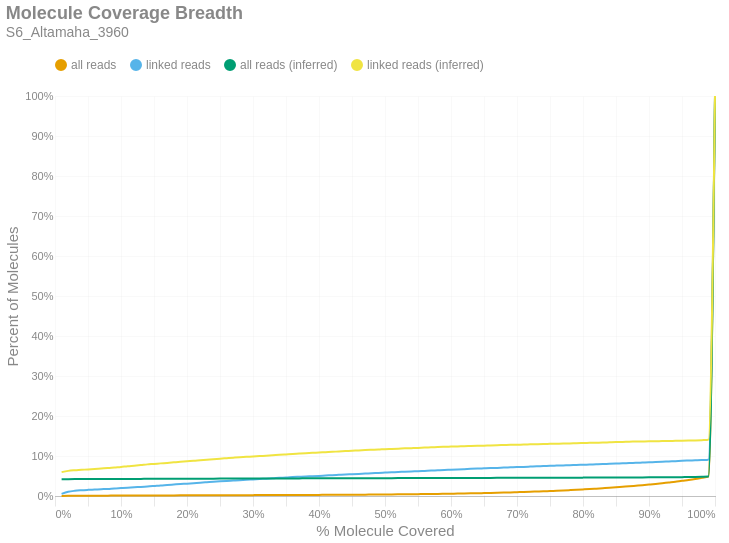

Notebook cell for this chart:
### Markdown cell above
### Molecule Read Coverage
This chart shows molecule coverage breadth as computed by the number of bases aligned to that molecule. In other words, "*how much of each unique long molecule is actually sequenced/aligned?*" Keep in mind there is a distinction between sequences and alignments, since some sequences belonging to a particular molecule may not align well and wouldn't appear in the alignment data. This chart also shows molecule coverage breadth as computed by the *inferred fragment* from which the aligned sequences originate. Unlike read coverage, this calculation takes into account the total insert size, including unsequenced gaps between the forward and reverse reads. Like the previous figures, these are cumulative percents.

### Code cell
if SKIPLR:
    print_html(f"Skipped")
else:
    binned_df = consolidated_hist(valids['coverage_bp'], mask, 0.01, True)
    binned_df_inf = consolidated_hist(valids['coverage_inserts'], mask, 0.01, True)
    binned_df = binned_df.with_columns(pl.lit(binned_df_inf['all reads (cumsum)']).alias('all reads (inferred)'))
    binned_df = binned_df.with_columns(pl.lit(binned_df_inf['linked reads (cumsum)']).alias('linked reads (inferred)'))
    binned_df = binned_df.with_columns(
        (pl.col('bin').cast(pl.Float64) + 0.01).alias('right_edge')
    )

    with SafeRender(binned_df):
        (
            density_plot(binned_df, 'Molecule Coverage Breadth', samplename, 'molcov', ['all reads (inferred)','linked reads (inferred)'])
            .encode(
                #x=alt.X('bin:Q', title="% Molecule Covered").axis(format = '%').scale(padding=0),
                x=alt.X('right_edge:Q', title="% Molecule Covered").axis(format='%').scale(padding=0),
                y=alt.Y('value:Q', title='Percent of Molecules')
                    .axis(format='%')
                    .stack(False)
                    .scale(domainMin=0, padding=0),
                color=alt.Color("key:N").scale(domain = ["all reads", "linked reads", "all reads (inferred)", "linked reads (inferred)"]),
                tooltip = [
                    alt.Tooltip("key:N", title = "Data Type"),
                    alt.Tooltip("range_label:N", title="% Molecule Covered"),
                    alt.Tooltip("value:Q", format = ".2%", title="% Molecules")
                ]
            )
        ).display()

### Figure 1 — Vega-Lite specification as saved in the notebook (floating-point values rounded to 4 significant figures)
{"width": "container", "height": 400, "config": {"title": {"anchor": "start", "dy": -15, "fontSize": 18, "color": "#888888", "subtitleColor": "#888888", "subtitleFontSize": 14}, "arc": {"fill": "#0072B2"}, "axis": {"domainColor": "#888888", "domainWidth": 0.5, "gridWidth": 0.2, "grid": false, "titleFontWeight": 400, "titleFontSize": 15, "labelFontSize": 11, "labelColor": "#888888", "tickColor": "#888888", "tickWidth": 0.2, "titleColor": "#888888"}, "axisBand": {"grid": false}, "axisX": {"grid": true, "tickSize": 10, "domainCap": "round"}, "axisY": {"domain": false, "grid": true, "tickSize": 0, "domainCap": "round"}, "background": "transparent", "header": {"labelFontSize": 15, "labelColor": "#888888", "titleFontSize": 15, "titleFontWeight": 600, "titleColor": "#888888"}, "legend": {"labelFont": "sans-serif", "labelFontSize": 12, "labelColor": "#888888", "symbolSize": 100, "symbolType": "circle", "titleFontSize": 12, "titlePadding": 10, "titleColor": "#888888", "title": null, "orient": "top"}, "range": {"category": ["#E69F00", "#56B4E9", "#009E73", "#F0E442", "#0072B2", "#D55E00", "#CC79A7", "#000000"], "diverging": ["#cfe8f3", "#a2d4ec", "#73bfe2", "#46abdb", "#1696d2", "#12719e"]}, "area": {"fill": "#0072B2", "fillOpacity": 0.7, "line": true, "strokeOpacity": 0.7}, "line": {"color": "#0072B2", "stroke": "#0072B2", "strokeWidth": 2}, "trail": {"color": "#0072B2", "stroke": "#0072B2", "strokeWidth": 0, "size": 1}, "point": {"filled": true, "fillOpacity": 1.0, "size": 95}, "text": {"color": "#888888", "fontSize": 11, "align": "right", "fontWeight": 400, "size": 11}, "bar": {"fill": "#0072B2", "stroke": null}, "view": {"stroke": null, "continuousWidth": 660, "continuousHeight": 400}}, "data": {"name": "data-95c84f249f303ee76fe8c4cdefc49c6d"}, "mark": {"type": "line", "interpolate": "monotone", "point": {"opacity": 0, "size": 275}}, "encoding": {"color": {"field": "key", "scale": {"domain": ["all reads", "linked reads", "all reads (inferred)", "linked reads (inferred)"]}, "type": "nominal"}, "tooltip": [{"field": "key", "title": "Data Type", "type": "nominal"}, {"field": "range_label", "title": "% Molecule Covered", "type": "nominal"}, {"field": "value", "format": ".2%", "title": "% Molecules", "type": "quantitative"}], "x": {"axis": {"format": "%"}, "field": "right_edge", "scale": {"padding": 0}, "title": "% Molecule Covered", "type": "quantitative"}, "y": {"axis": {"format": "%"}, "field": "value", "scale": {"domainMin": 0, "padding": 0}, "stack": false, "title": "Percent of Molecules", "type": "quantitative"}}, "params": [{"name": "param_c36ac31b6afebe62", "select": {"type": "point", "fields": ["key"]}, "bind": "legend"}], "title": {"text": "Molecule Coverage Breadth", "subtitle": "S6_Altamaha_3960"}, "transform": [{"fold": ["all reads (cumsum)", "linked reads (cumsum)", "all reads (inferred)", "linked reads (inferred)"]}, {"calculate": "replace(datum.key, ' (cumsum)', '')", "as": "key"}, {"filter": {"param": "param_c36ac31b6afebe62"}}], "usermeta": {"embedOptions": {"downloadFileName": "S6_Altamaha_3960.molcov"}}, "$schema": "https://vega.github.io/schema/vega-lite/v6.1.0.json", "datasets": {"data-95c84f249f303ee76fe8c4cdefc49c6d": [{"bin": "0.0", "interval": "0.0-0.01", "all reads": 0.0002585, "linked reads": 0.005263, "all reads (cumsum)": 0.0002585, "linked reads (cumsum)": 0.005263, "range_label": "0.0-0.01", "all reads (inferred)": 0.04202, "linked reads (inferred)": 0.05966, "right_edge": 0.01}, {"bin": "0.01", "interval": "0.01-0.02", "all reads": 0.0002521, "linked reads": 0.005263, "all reads (cumsum)": 0.0005106, "linked reads (cumsum)": 0.01053, "range_label": "0.01-0.02", "all reads (inferred)": 0.04215, "linked reads (inferred)": 0.06283, "right_edge": 0.02}, {"bin": "0.02", "interval": "0.02-0.03", "all reads": 0.0001255, "linked reads": 0.00248, "all reads (cumsum)": 0.0006362, "linked reads (cumsum)": 0.01301, "range_label": "0.02-0.03", "all reads (inferred)": 0.04221, "linked reads (inferred)": 0.06434, "right_edge": 0.03}, {"bin": "0.03", "interval": "0.03-0.04", "all reads": 7.913e-05, "linked reads": 0.00135, "all reads (cumsum)": 0.0007153, "linked reads (cumsum)": 0.01436, "range_label": "0.03-0.04", "all reads (inferred)": 0.04226, "linked reads (inferred)": 0.06536, "right_edge": 0.04}, {"bin": "0.04", "interval": "0.04-0.05", "all reads": 6.436e-05, "linked reads": 0.0009645, "all reads (cumsum)": 0.0007796, "linked reads (cumsum)": 0.01532, "range_label": "0.04-0.05", "all reads (inferred)": 0.04232, "linked reads (inferred)": 0.06655, "right_edge": 0.05}, {"bin": "0.05", "interval": "0.05-0.06", "all reads": 5.908e-05, "linked reads": 0.0007991, "all reads (cumsum)": 0.0008387, "linked reads (cumsum)": 0.01612, "range_label": "0.05-0.06", "all reads (inferred)": 0.04237, "linked reads (inferred)": 0.06754, "right_edge": 0.06}, {"bin": "0.06", "interval": "0.06-0.07", "all reads": 4.537e-05, "linked reads": 0.0008267, "all reads (cumsum)": 0.0008841, "linked reads (cumsum)": 0.01695, "range_label": "0.06-0.07", "all reads (inferred)": 0.04242, "linked reads (inferred)": 0.06873, "right_edge": 0.07}, {"bin": "0.07", "interval": "0.07-0.08", "all reads": 5.064e-05, "linked reads": 0.000744, "all reads (cumsum)": 0.0009347, "linked reads (cumsum)": 0.01769, "range_label": "0.07-0.08", "all reads (inferred)": 0.04247, "linked reads (inferred)": 0.0698, "right_edge": 0.08}, {"bin": "0.08", "interval": "0.08-0.09", "all reads": 7.174e-05, "linked reads": 0.001323, "all reads (cumsum)": 0.001006, "linked reads (cumsum)": 0.01901, "range_label": "0.08-0.09", "all reads (inferred)": 0.04254, "linked reads (inferred)": 0.0714, "right_edge": 0.09}, {"bin": "0.09", "interval": "0.09-0.1", "all reads": 5.275e-05, "linked reads": 0.0008543, "all reads (cumsum)": 0.001059, "linked reads (cumsum)": 0.01987, "range_label": "0.09-0.1", "all reads (inferred)": 0.0426, "linked reads (inferred)": 0.07278, "right_edge": 0.1}, {"bin": "0.1", "interval": "0.1-0.11", "all reads": 5.803e-05, "linked reads": 0.0008818, "all reads (cumsum)": 0.001117, "linked reads (cumsum)": 0.02075, "range_label": "0.1-0.11", "all reads (inferred)": 0.04267, "linked reads (inferred)": 0.07451, "right_edge": 0.11}, {"bin": "0.11", "interval": "0.11-0.12", "all reads": 5.486e-05, "linked reads": 0.001047, "all reads (cumsum)": 0.001172, "linked reads (cumsum)": 0.0218, "range_label": "0.11-0.12", "all reads (inferred)": 0.04273, "linked reads (inferred)": 0.07586, "right_edge": 0.12}, {"bin": "0.12", "interval": "0.12-0.13", "all reads": 4.537e-05, "linked reads": 0.0008267, "all reads (cumsum)": 0.001217, "linked reads (cumsum)": 0.02262, "range_label": "0.12-0.13", "all reads (inferred)": 0.0428, "linked reads (inferred)": 0.07735, "right_edge": 0.13}, {"bin": "0.13", "interval": "0.13-0.14", "all reads": 5.486e-05, "linked reads": 0.00102, "all reads (cumsum)": 0.001272, "linked reads (cumsum)": 0.02364, "range_label": "0.13-0.14", "all reads (inferred)": 0.04287, "linked reads (inferred)": 0.07906, "right_edge": 0.14}, {"bin": "0.14", "interval": "0.14-0.15", "all reads": 6.541e-05, "linked reads": 0.001378, "all reads (cumsum)": 0.001338, "linked reads (cumsum)": 0.02502, "range_label": "0.14-0.15", "all reads (inferred)": 0.04292, "linked reads (inferred)": 0.08019, "right_edge": 0.15}, {"bin": "0.15", "interval": "0.15-0.16", "all reads": 7.174e-05, "linked reads": 0.001488, "all reads (cumsum)": 0.001409, "linked reads (cumsum)": 0.02651, "range_label": "0.15-0.16", "all reads (inferred)": 0.04298, "linked reads (inferred)": 0.08157, "right_edge": 0.16}, {"bin": "0.16", "interval": "0.16-0.17", "all reads": 5.592e-05, "linked reads": 0.001047, "all reads (cumsum)": 0.001465, "linked reads (cumsum)": 0.02756, "range_label": "0.16-0.17", "all reads (inferred)": 0.04302, "linked reads (inferred)": 0.08272, "right_edge": 0.17}, {"bin": "0.17", "interval": "0.17-0.18", "all reads": 5.275e-05, "linked reads": 0.001185, "all reads (cumsum)": 0.001518, "linked reads (cumsum)": 0.02874, "range_label": "0.17-0.18", "all reads (inferred)": 0.04308, "linked reads (inferred)": 0.08416, "right_edge": 0.18}, {"bin": "0.18", "interval": "0.18-0.19", "all reads": 5.803e-05, "linked reads": 0.001185, "all reads (cumsum)": 0.001576, "linked reads (cumsum)": 0.02993, "range_label": "0.18-0.19", "all reads (inferred)": 0.04314, "linked reads (inferred)": 0.08559, "right_edge": 0.19}, {"bin": "0.19", "interval": "0.19-0.2", "all reads": 5.064e-05, "linked reads": 0.000992, "all reads (cumsum)": 0.001627, "linked reads (cumsum)": 0.03092, "range_label": "0.19-0.2", "all reads (inferred)": 0.0432, "linked reads (inferred)": 0.08689, "right_edge": 0.2}, {"bin": "0.2", "interval": "0.2-0.21", "all reads": 5.803e-05, "linked reads": 0.00113, "all reads (cumsum)": 0.001685, "linked reads (cumsum)": 0.03205, "range_label": "0.2-0.21", "all reads (inferred)": 0.04324, "linked reads (inferred)": 0.08796, "right_edge": 0.21}, {"bin": "0.21", "interval": "0.21-0.22", "all reads": 5.803e-05, "linked reads": 0.001212, "all reads (cumsum)": 0.001743, "linked reads (cumsum)": 0.03326, "range_label": "0.21-0.22", "all reads (inferred)": 0.04331, "linked reads (inferred)": 0.08945, "right_edge": 0.22}, {"bin": "0.22", "interval": "0.22-0.23", "all reads": 5.275e-05, "linked reads": 0.001075, "all reads (cumsum)": 0.001796, "linked reads (cumsum)": 0.03434, "range_label": "0.22-0.23", "all reads (inferred)": 0.04337, "linked reads (inferred)": 0.09077, "right_edge": 0.23}, {"bin": "0.23", "interval": "0.23-0.24", "all reads": 5.908e-05, "linked reads": 0.001047, "all reads (cumsum)": 0.001855, "linked reads (cumsum)": 0.03538, "range_label": "0.23-0.24", "all reads (inferred)": 0.04342, "linked reads (inferred)": 0.0919, "right_edge": 0.24}, {"bin": "0.24", "interval": "0.24-0.25", "all reads": 5.697e-05, "linked reads": 0.00124, "all reads (cumsum)": 0.001912, "linked reads (cumsum)": 0.03662, "range_label": "0.24-0.25", "all reads (inferred)": 0.04347, "linked reads (inferred)": 0.09331, "right_edge": 0.25}, {"bin": "0.25", "interval": "0.25-0.26", "all reads": 5.17e-05, "linked reads": 0.00102, "all reads (cumsum)": 0.001963, "linked reads (cumsum)": 0.03764, "range_label": "0.25-0.26", "all reads (inferred)": 0.04352, "linked reads (inferred)": 0.09449, "right_edge": 0.26}, {"bin": "0.26", "interval": "0.26-0.27", "all reads": 4.853e-05, "linked reads": 0.0008818, "all reads (cumsum)": 0.002012, "linked reads (cumsum)": 0.03852, "range_label": "0.26-0.27", "all reads (inferred)": 0.04358, "linked reads (inferred)": 0.09568, "right_edge": 0.27}, {"bin": "0.27", "interval": "0.27-0.28", "all reads": 5.486e-05, "linked reads": 0.0009094, "all reads (cumsum)": 0.002067, "linked reads (cumsum)": 0.03943, "range_label": "0.27-0.28", "all reads (inferred)": 0.04363, "linked reads (inferred)": 0.09683, "right_edge": 0.28}, {"bin": "0.28", "interval": "0.28-0.29", "all reads": 6.014e-05, "linked reads": 0.001102, "all reads (cumsum)": 0.002127, "linked reads (cumsum)": 0.04054, "range_label": "0.28-0.29", "all reads (inferred)": 0.04368, "linked reads (inferred)": 0.09785, "right_edge": 0.29}, {"bin": "0.29", "interval": "0.29-0.3", "all reads": 5.592e-05, "linked reads": 0.0008543, "all reads (cumsum)": 0.002183, "linked reads (cumsum)": 0.04139, "range_label": "0.29-0.3", "all reads (inferred)": 0.04372, "linked reads (inferred)": 0.09874, "right_edge": 0.3}, {"bin": "0.3", "interval": "0.3-0.31", "all reads": 4.748e-05, "linked reads": 0.0009369, "all reads (cumsum)": 0.00223, "linked reads (cumsum)": 0.04233, "range_label": "0.3-0.31", "all reads (inferred)": 0.04376, "linked reads (inferred)": 0.09978, "right_edge": 0.31}, {"bin": "0.31", "interval": "0.31-0.32", "all reads": 6.541e-05, "linked reads": 0.001102, "all reads (cumsum)": 0.002296, "linked reads (cumsum)": 0.04343, "range_label": "0.31-0.32", "all reads (inferred)": 0.0438, "linked reads (inferred)": 0.1007, "right_edge": 0.32}, {"bin": "0.32", "interval": "0.32-0.33", "all reads": 5.486e-05, "linked reads": 0.0008818, "all reads (cumsum)": 0.002351, "linked reads (cumsum)": 0.04431, "range_label": "0.32-0.33", "all reads (inferred)": 0.04385, "linked reads (inferred)": 0.1018, "right_edge": 0.33}, {"bin": "0.33", "interval": "0.33-0.34", "all reads": 6.541e-05, "linked reads": 0.001157, "all reads (cumsum)": 0.002416, "linked reads (cumsum)": 0.04547, "range_label": "0.33-0.34", "all reads (inferred)": 0.0439, "linked reads (inferred)": 0.1029, "right_edge": 0.34}, {"bin": "0.34", "interval": "0.34-0.35", "all reads": 5.064e-05, "linked reads": 0.0006889, "all reads (cumsum)": 0.002467, "linked reads (cumsum)": 0.04616, "range_label": "0.34-0.35", "all reads (inferred)": 0.04395, "linked reads (inferred)": 0.1039, "right_edge": 0.35}, {"bin": "0.35", "interval": "0.35-0.36", "all reads": 6.225e-05, "linked reads": 0.001075, "all reads (cumsum)": 0.002529, "linked reads (cumsum)": 0.04723, "range_label": "0.35-0.36", "all reads (inferred)": 0.04399, "linked reads (inferred)": 0.1048, "right_edge": 0.36}, {"bin": "0.36", "interval": "0.36-0.37", "all reads": 5.275e-05, "linked reads": 0.0008267, "all reads (cumsum)": 0.002582, "linked reads (cumsum)": 0.04806, "range_label": "0.36-0.37", "all reads (inferred)": 0.04404, "linked reads (inferred)": 0.106, "right_edge": 0.37}, {"bin": "0.37", "interval": "0.37-0.38", "all reads": 6.647e-05, "linked reads": 0.0007991, "all reads (cumsum)": 0.002648, "linked reads (cumsum)": 0.04886, "range_label": "0.37-0.38", "all reads (inferred)": 0.0441, "linked reads (inferred)": 0.1071, "right_edge": 0.38}, {"bin": "0.38", "interval": "0.38-0.39", "all reads": 6.119e-05, "linked reads": 0.0006062, "all reads (cumsum)": 0.002709, "linked reads (cumsum)": 0.04946, "range_label": "0.38-0.39", "all reads (inferred)": 0.04414, "linked reads (inferred)": 0.108, "right_edge": 0.39}, {"bin": "0.39", "interval": "0.39-0.4", "all reads": 7.069e-05, "linked reads": 0.000744, "all reads (cumsum)": 0.00278, "linked reads (cumsum)": 0.05021, "range_label": "0.39-0.4", "all reads (inferred)": 0.04418, "linked reads (inferred)": 0.1088, "right_edge": 0.4}, {"bin": "0.4", "interval": "0.4-0.41", "all reads": 8.124e-05, "linked reads": 0.0009369, "all reads (cumsum)": 0.002861, "linked reads (cumsum)": 0.05114, "range_label": "0.4-0.41", "all reads (inferred)": 0.04424, "linked reads (inferred)": 0.1096, "right_edge": 0.41}, {"bin": "0.41", "interval": "0.41-0.42", "all reads": 8.44e-05, "linked reads": 0.0008818, "all reads (cumsum)": 0.002946, "linked reads (cumsum)": 0.05203, "range_label": "0.41-0.42", "all reads (inferred)": 0.04428, "linked reads (inferred)": 0.1104, "right_edge": 0.42}, {"bin": "0.42", "interval": "0.42-0.43", "all reads": 9.495e-05, "linked reads": 0.0009369, "all reads (cumsum)": 0.003041, "linked reads (cumsum)": 0.05296, "range_label": "0.42-0.43", "all reads (inferred)": 0.04433, "linked reads (inferred)": 0.1114, "right_edge": 0.43}, {"bin": "0.43", "interval": "0.43-0.44", "all reads": 7.28e-05, "linked reads": 0.0009369, "all reads (cumsum)": 0.003113, "linked reads (cumsum)": 0.0539, "range_label": "0.43-0.44", "all reads (inferred)": 0.04437, "linked reads (inferred)": 0.1123, "right_edge": 0.44}, {"bin": "0.44", "interval": "0.44-0.45", "all reads": 8.546e-05, "linked reads": 0.0006338, "all reads (cumsum)": 0.003199, "linked reads (cumsum)": 0.05453, "range_label": "0.44-0.45", "all reads (inferred)": 0.04441, "linked reads (inferred)": 0.1131, "right_edge": 0.45}, {"bin": "0.45", "interval": "0.45-0.46", "all reads": 0.0001097, "linked reads": 0.0007165, "all reads (cumsum)": 0.003308, "linked reads (cumsum)": 0.05525, "range_label": "0.45-0.46", "all reads (inferred)": 0.04446, "linked reads (inferred)": 0.114, "right_edge": 0.46}, {"bin": "0.46", "interval": "0.46-0.47", "all reads": 0.000115, "linked reads": 0.0008267, "all reads (cumsum)": 0.003423, "linked reads (cumsum)": 0.05608, "range_label": "0.46-0.47", "all reads (inferred)": 0.0445, "linked reads (inferred)": 0.1148, "right_edge": 0.47}, {"bin": "0.47", "interval": "0.47-0.48", "all reads": 0.0001087, "linked reads": 0.000744, "all reads (cumsum)": 0.003532, "linked reads (cumsum)": 0.05682, "range_label": "0.47-0.48", "all reads (inferred)": 0.04454, "linked reads (inferred)": 0.1155, "right_edge": 0.48}, {"bin": "0.48", "interval": "0.48-0.49", "all reads": 0.0001277, "linked reads": 0.0009369, "all reads (cumsum)": 0.00366, "linked reads (cumsum)": 0.05776, "range_label": "0.48-0.49", "all reads (inferred)": 0.04458, "linked reads (inferred)": 0.1161, "right_edge": 0.49}, {"bin": "0.49", "interval": "0.49-0.5", "all reads": 0.0001488, "linked reads": 0.0007991, "all reads (cumsum)": 0.003809, "linked reads (cumsum)": 0.05856, "range_label": "0.49-0.5", "all reads (inferred)": 0.04464, "linked reads (inferred)": 0.1172, "right_edge": 0.5}, {"bin": "0.5", "interval": "0.5-0.51", "all reads": 0.0001414, "linked reads": 0.0007991, "all reads (cumsum)": 0.00395, "linked reads (cumsum)": 0.05936, "range_label": "0.5-0.51", "all reads (inferred)": 0.04468, "linked reads (inferred)": 0.1178, "right_edge": 0.51}, {"bin": "0.51", "interval": "0.51-0.52", "all reads": 0.0001551, "linked reads": 0.0006062, "all reads (cumsum)": 0.004105, "linked reads (cumsum)": 0.05996, "range_label": "0.51-0.52", "all reads (inferred)": 0.04472, "linked reads (inferred)": 0.1184, "right_edge": 0.52}, {"bin": "0.52", "interval": "0.52-0.53", "all reads": 0.0001604, "linked reads": 0.0008818, "all reads (cumsum)": 0.004265, "linked reads (cumsum)": 0.06084, "range_label": "0.52-0.53", "all reads (inferred)": 0.04476, "linked reads (inferred)": 0.1191, "right_edge": 0.53}, {"bin": "0.53", "interval": "0.53-0.54", "all reads": 0.0001878, "linked reads": 0.0006889, "all reads (cumsum)": 0.004453, "linked reads (cumsum)": 0.06153, "range_label": "0.53-0.54", "all reads (inferred)": 0.0448, "linked reads (inferred)": 0.1197, "right_edge": 0.54}, {"bin": "0.54", "interval": "0.54-0.55", "all reads": 0.0001699, "linked reads": 0.0004685, "all reads (cumsum)": 0.004623, "linked reads (cumsum)": 0.062, "range_label": "0.54-0.55", "all reads (inferred)": 0.04484, "linked reads (inferred)": 0.1202, "right_edge": 0.55}, {"bin": "0.55", "interval": "0.55-0.56", "all reads": 0.0001751, "linked reads": 0.0007991, "all reads (cumsum)": 0.004798, "linked reads (cumsum)": 0.0628, "range_label": "0.55-0.56", "all reads (inferred)": 0.04489, "linked reads (inferred)": 0.1211, "right_edge": 0.56}, {"bin": "0.56", "interval": "0.56-0.57", "all reads": 0.000192, "linked reads": 0.0007716, "all reads (cumsum)": 0.00499, "linked reads (cumsum)": 0.06357, "range_label": "0.56-0.57", "all reads (inferred)": 0.04493, "linked reads (inferred)": 0.1217, "right_edge": 0.57}, {"bin": "0.57", "interval": "0.57-0.58", "all reads": 0.0002363, "linked reads": 0.0008267, "all reads (cumsum)": 0.005226, "linked reads (cumsum)": 0.0644, "range_label": "0.57-0.58", "all reads (inferred)": 0.04498, "linked reads (inferred)": 0.1225, "right_edge": 0.58}, {"bin": "0.58", "interval": "0.58-0.59", "all reads": 0.0002521, "linked reads": 0.0007991, "all reads (cumsum)": 0.005479, "linked reads (cumsum)": 0.0652, "range_label": "0.58-0.59", "all reads (inferred)": 0.04502, "linked reads (inferred)": 0.123, "right_edge": 0.59}, {"bin": "0.59", "interval": "0.59-0.6", "all reads": 0.0002722, "linked reads": 0.0004685, "all reads (cumsum)": 0.005751, "linked reads (cumsum)": 0.06567, "range_label": "0.59-0.6", "all reads (inferred)": 0.04505, "linked reads (inferred)": 0.1235, "right_edge": 0.6}, {"bin": "0.6", "interval": "0.6-0.61", "all reads": 0.000268, "linked reads": 0.0006338, "all reads (cumsum)": 0.006019, "linked reads (cumsum)": 0.0663, "range_label": "0.6-0.61", "all reads (inferred)": 0.04509, "linked reads (inferred)": 0.1239, "right_edge": 0.61}, {"bin": "0.61", "interval": "0.61-0.62", "all reads": 0.0002933, "linked reads": 0.000744, "all reads (cumsum)": 0.006312, "linked reads (cumsum)": 0.06705, "range_label": "0.61-0.62", "all reads (inferred)": 0.04514, "linked reads (inferred)": 0.1246, "right_edge": 0.62}, {"bin": "0.62", "interval": "0.62-0.63", "all reads": 0.0002986, "linked reads": 0.0007991, "all reads (cumsum)": 0.006611, "linked reads (cumsum)": 0.06784, "range_label": "0.62-0.63", "all reads (inferred)": 0.04516, "linked reads (inferred)": 0.125, "right_edge": 0.63}, {"bin": "0.63", "interval": "0.63-0.64", "all reads": 0.0003281, "linked reads": 0.0006889, "all reads (cumsum)": 0.006939, "linked reads (cumsum)": 0.06853, "range_label": "0.63-0.64", "all reads (inferred)": 0.04521, "linked reads (inferred)": 0.1254, "right_edge": 0.64}, {"bin": "0.64", "interval": "0.64-0.65", "all reads": 0.0003893, "linked reads": 0.0005787, "all reads (cumsum)": 0.007328, "linked reads (cumsum)": 0.06911, "range_label": "0.64-0.65", "all reads (inferred)": 0.04525, "linked reads (inferred)": 0.1259, "right_edge": 0.65}, {"bin": "0.65", "interval": "0.65-0.66", "all reads": 0.0003893, "linked reads": 0.0005787, "all reads (cumsum)": 0.007717, "linked reads (cumsum)": 0.06969, "range_label": "0.65-0.66", "all reads (inferred)": 0.04531, "linked reads (inferred)": 0.1265, "right_edge": 0.66}, {"bin": "0.66", "interval": "0.66-0.67", "all reads": 0.0004146, "linked reads": 0.0005511, "all reads (cumsum)": 0.008132, "linked reads (cumsum)": 0.07024, "range_label": "0.66-0.67", "all reads (inferred)": 0.04534, "linked reads (inferred)": 0.127, "right_edge": 0.67}, {"bin": "0.67", "interval": "0.67-0.68", "all reads": 0.0004273, "linked reads": 0.0007165, "all reads (cumsum)": 0.008559, "linked reads (cumsum)": 0.07096, "range_label": "0.67-0.68", "all reads (inferred)": 0.04539, "linked reads (inferred)": 0.1274, "right_edge": 0.68}, {"bin": "0.68", "interval": "0.68-0.69", "all reads": 0.0004621, "linked reads": 0.0006338, "all reads (cumsum)": 0.009021, "linked reads (cumsum)": 0.07159, "range_label": "0.68-0.69", "all reads (inferred)": 0.04543, "linked reads (inferred)": 0.1278, "right_edge": 0.69}, {"bin": "0.69", "interval": "0.69-0.7", "all reads": 0.0005022, "linked reads": 0.0006614, "all reads (cumsum)": 0.009524, "linked reads (cumsum)": 0.07225, "range_label": "0.69-0.7", "all reads (inferred)": 0.04547, "linked reads (inferred)": 0.1281, "right_edge": 0.7}, {"bin": "0.7", "interval": "0.7-0.71", "all reads": 0.0004937, "linked reads": 0.0005511, "all reads (cumsum)": 0.01002, "linked reads (cumsum)": 0.0728, "range_label": "0.7-0.71", "all reads (inferred)": 0.04553, "linked reads (inferred)": 0.1287, "right_edge": 0.71}, {"bin": "0.71", "interval": "0.71-0.72", "all reads": 0.0005444, "linked reads": 0.0007165, "all reads (cumsum)": 0.01056, "linked reads (cumsum)": 0.07352, "range_label": "0.71-0.72", "all reads (inferred)": 0.04557, "linked reads (inferred)": 0.1291, "right_edge": 0.72}, {"bin": "0.72", "interval": "0.72-0.73", "all reads": 0.000594, "linked reads": 0.000744, "all reads (cumsum)": 0.01116, "linked reads (cumsum)": 0.07426, "range_label": "0.72-0.73", "all reads (inferred)": 0.04561, "linked reads (inferred)": 0.1296, "right_edge": 0.73}, {"bin": "0.73", "interval": "0.73-0.74", "all reads": 0.0005982, "linked reads": 0.0005511, "all reads (cumsum)": 0.01175, "linked reads (cumsum)": 0.07482, "range_label": "0.73-0.74", "all reads (inferred)": 0.04565, "linked reads (inferred)": 0.13, "right_edge": 0.74}, {"bin": "0.74", "interval": "0.74-0.75", "all reads": 0.0007237, "linked reads": 0.000744, "all reads (cumsum)": 0.01248, "linked reads (cumsum)": 0.07556, "range_label": "0.74-0.75", "all reads (inferred)": 0.04569, "linked reads (inferred)": 0.1304, "right_edge": 0.75}, {"bin": "0.75", "interval": "0.75-0.76", "all reads": 0.0006784, "linked reads": 0.000496, "all reads (cumsum)": 0.01316, "linked reads (cumsum)": 0.07606, "range_label": "0.75-0.76", "all reads (inferred)": 0.04573, "linked reads (inferred)": 0.1308, "right_edge": 0.76}, {"bin": "0.76", "interval": "0.76-0.77", "all reads": 0.0007491, "linked reads": 0.000496, "all reads (cumsum)": 0.0139, "linked reads (cumsum)": 0.07655, "range_label": "0.76-0.77", "all reads (inferred)": 0.04577, "linked reads (inferred)": 0.1312, "right_edge": 0.77}, {"bin": "0.77", "interval": "0.77-0.78", "all reads": 0.0008071, "linked reads": 0.0003307, "all reads (cumsum)": 0.01471, "linked reads (cumsum)": 0.07688, "range_label": "0.77-0.78", "all reads (inferred)": 0.04582, "linked reads (inferred)": 0.1314, "right_edge": 0.78}, {"bin": "0.78", "interval": "0.78-0.79", "all reads": 0.0008313, "linked reads": 0.0007716, "all reads (cumsum)": 0.01554, "linked reads (cumsum)": 0.07765, "range_label": "0.78-0.79", "all reads (inferred)": 0.04588, "linked reads (inferred)": 0.1321, "right_edge": 0.79}, {"bin": "0.79", "interval": "0.79-0.8", "all reads": 0.0009041, "linked reads": 0.0004685, "all reads (cumsum)": 0.01645, "linked reads (cumsum)": 0.07812, "range_label": "0.79-0.8", "all reads (inferred)": 0.04594, "linked reads (inferred)": 0.1325, "right_edge": 0.8}, {"bin": "0.8", "interval": "0.8-0.81", "all reads": 0.0009379, "linked reads": 0.0005787, "all reads (cumsum)": 0.01739, "linked reads (cumsum)": 0.0787, "range_label": "0.8-0.81", "all reads (inferred)": 0.04599, "linked reads (inferred)": 0.1328, "right_edge": 0.81}, {"bin": "0.81", "interval": "0.81-0.82", "all reads": 0.001038, "linked reads": 0.0005236, "all reads (cumsum)": 0.01842, "linked reads (cumsum)": 0.07923, "range_label": "0.81-0.82", "all reads (inferred)": 0.04605, "linked reads (inferred)": 0.1332, "right_edge": 0.82}, {"bin": "0.82", "interval": "0.82-0.83", "all reads": 0.001056, "linked reads": 0.0005787, "all reads (cumsum)": 0.01948, "linked reads (cumsum)": 0.0798, "range_label": "0.82-0.83", "all reads (inferred)": 0.0461, "linked reads (inferred)": 0.1336, "right_edge": 0.83}, {"bin": "0.83", "interval": "0.83-0.84", "all reads": 0.00106, "linked reads": 0.0008267, "all reads (cumsum)": 0.02054, "linked reads (cumsum)": 0.08063, "range_label": "0.83-0.84", "all reads (inferred)": 0.04617, "linked reads (inferred)": 0.1343, "right_edge": 0.84}, {"bin": "0.84", "interval": "0.84-0.85", "all reads": 0.001204, "linked reads": 0.0006889, "all reads (cumsum)": 0.02174, "linked reads (cumsum)": 0.08132, "range_label": "0.84-0.85", "all reads (inferred)": 0.04625, "linked reads (inferred)": 0.135, "right_edge": 0.85}, {"bin": "0.85", "interval": "0.85-0.86", "all reads": 0.001305, "linked reads": 0.0004133, "all reads (cumsum)": 0.02305, "linked reads (cumsum)": 0.08173, "range_label": "0.85-0.86", "all reads (inferred)": 0.04632, "linked reads (inferred)": 0.1353, "right_edge": 0.86}, {"bin": "0.86", "interval": "0.86-0.87", "all reads": 0.001257, "linked reads": 0.000744, "all reads (cumsum)": 0.02431, "linked reads (cumsum)": 0.08248, "range_label": "0.86-0.87", "all reads (inferred)": 0.04639, "linked reads (inferred)": 0.1358, "right_edge": 0.87}, {"bin": "0.87", "interval": "0.87-0.88", "all reads": 0.001415, "linked reads": 0.0005236, "all reads (cumsum)": 0.02572, "linked reads (cumsum)": 0.083, "range_label": "0.87-0.88", "all reads (inferred)": 0.04647, "linked reads (inferred)": 0.1361, "right_edge": 0.88}, {"bin": "0.88", "interval": "0.88-0.89", "all reads": 0.001416, "linked reads": 0.0006338, "all reads (cumsum)": 0.02714, "linked reads (cumsum)": 0.08363, "range_label": "0.88-0.89", "all reads (inferred)": 0.04655, "linked reads (inferred)": 0.1365, "right_edge": 0.89}, {"bin": "0.89", "interval": "0.89-0.9", "all reads": 0.001482, "linked reads": 0.0006338, "all reads (cumsum)": 0.02862, "linked reads (cumsum)": 0.08427, "range_label": "0.89-0.9", "all reads (inferred)": 0.04663, "linked reads (inferred)": 0.1366, "right_edge": 0.9}, {"bin": "0.9", "interval": "0.9-0.91", "all reads": 0.001561, "linked reads": 0.0005511, "all reads (cumsum)": 0.03018, "linked reads (cumsum)": 0.08482, "range_label": "0.9-0.91", "all reads (inferred)": 0.04672, "linked reads (inferred)": 0.137, "right_edge": 0.91}, {"bin": "0.91", "interval": "0.91-0.92", "all reads": 0.001821, "linked reads": 0.0006614, "all reads (cumsum)": 0.032, "linked reads (cumsum)": 0.08548, "range_label": "0.91-0.92", "all reads (inferred)": 0.04682, "linked reads (inferred)": 0.1372, "right_edge": 0.92}, {"bin": "0.92", "interval": "0.92-0.93", "all reads": 0.001795, "linked reads": 0.0008543, "all reads (cumsum)": 0.03379, "linked reads (cumsum)": 0.08633, "range_label": "0.92-0.93", "all reads (inferred)": 0.04692, "linked reads (inferred)": 0.1376, "right_edge": 0.93}, {"bin": "0.93", "interval": "0.93-0.94", "all reads": 0.001812, "linked reads": 0.0007716, "all reads (cumsum)": 0.03561, "linked reads (cumsum)": 0.08711, "range_label": "0.93-0.94", "all reads (inferred)": 0.04703, "linked reads (inferred)": 0.138, "right_edge": 0.94}, {"bin": "0.94", "interval": "0.94-0.95", "all reads": 0.002282, "linked reads": 0.0008818, "all reads (cumsum)": 0.03789, "linked reads (cumsum)": 0.08799, "range_label": "0.94-0.95", "all reads (inferred)": 0.04719, "linked reads (inferred)": 0.1384, "right_edge": 0.95}, {"bin": "0.95", "interval": "0.95-0.96", "all reads": 0.001955, "linked reads": 0.0006338, "all reads (cumsum)": 0.03984, "linked reads (cumsum)": 0.08862, "range_label": "0.95-0.96", "all reads (inferred)": 0.04738, "linked reads (inferred)": 0.1387, "right_edge": 0.96}, {"bin": "0.96", "interval": "0.96-0.97", "all reads": 0.002406, "linked reads": 0.0006062, "all reads (cumsum)": 0.04225, "linked reads (cumsum)": 0.08923, "range_label": "0.96-0.97", "all reads (inferred)": 0.04756, "linked reads (inferred)": 0.1391, "right_edge": 0.97}, {"bin": "0.97", "interval": "0.97-0.98", "all reads": 0.003069, "linked reads": 0.0006338, "all reads (cumsum)": 0.04532, "linked reads (cumsum)": 0.08986, "range_label": "0.97-0.98", "all reads (inferred)": 0.04792, "linked reads (inferred)": 0.1397, "right_edge": 0.98}, {"bin": "0.98", "interval": "0.98-0.99", "all reads": 0.003123, "linked reads": 0.0008543, "all reads (cumsum)": 0.04844, "linked reads (cumsum)": 0.09072, "range_label": "0.98-0.99", "all reads (inferred)": 0.04857, "linked reads (inferred)": 0.1404, "right_edge": 0.99}, {"bin": "0.99", "interval": "0.99-1.0", "all reads": 0.9516, "linked reads": 0.9093, "all reads (cumsum)": 1.0, "linked reads (cumsum)": 1.0, "range_label": "0.99-1.0", "all reads (inferred)": 1.0, "linked reads (inferred)": 1.0, "right_edge": 1.0}]}}
